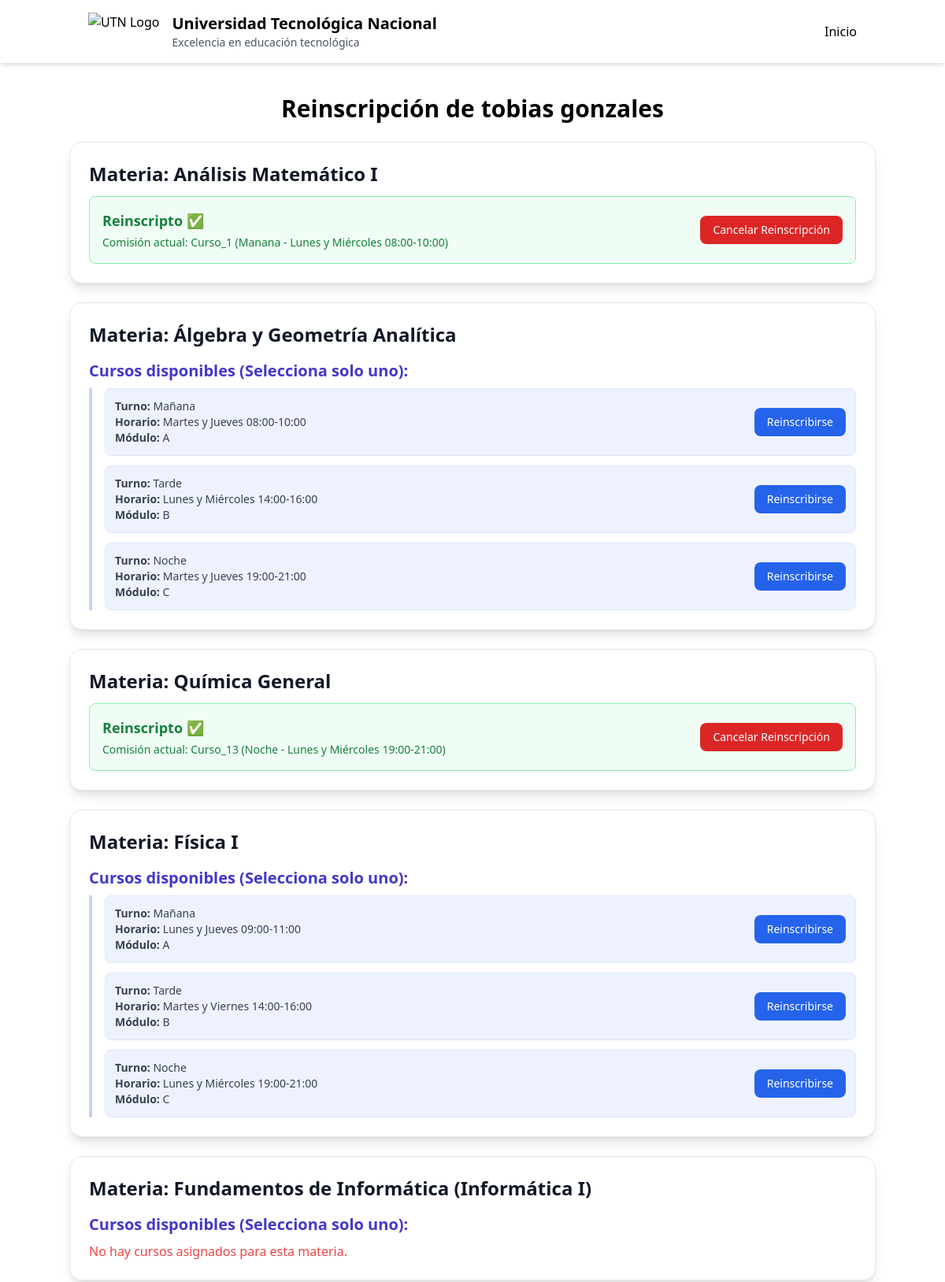
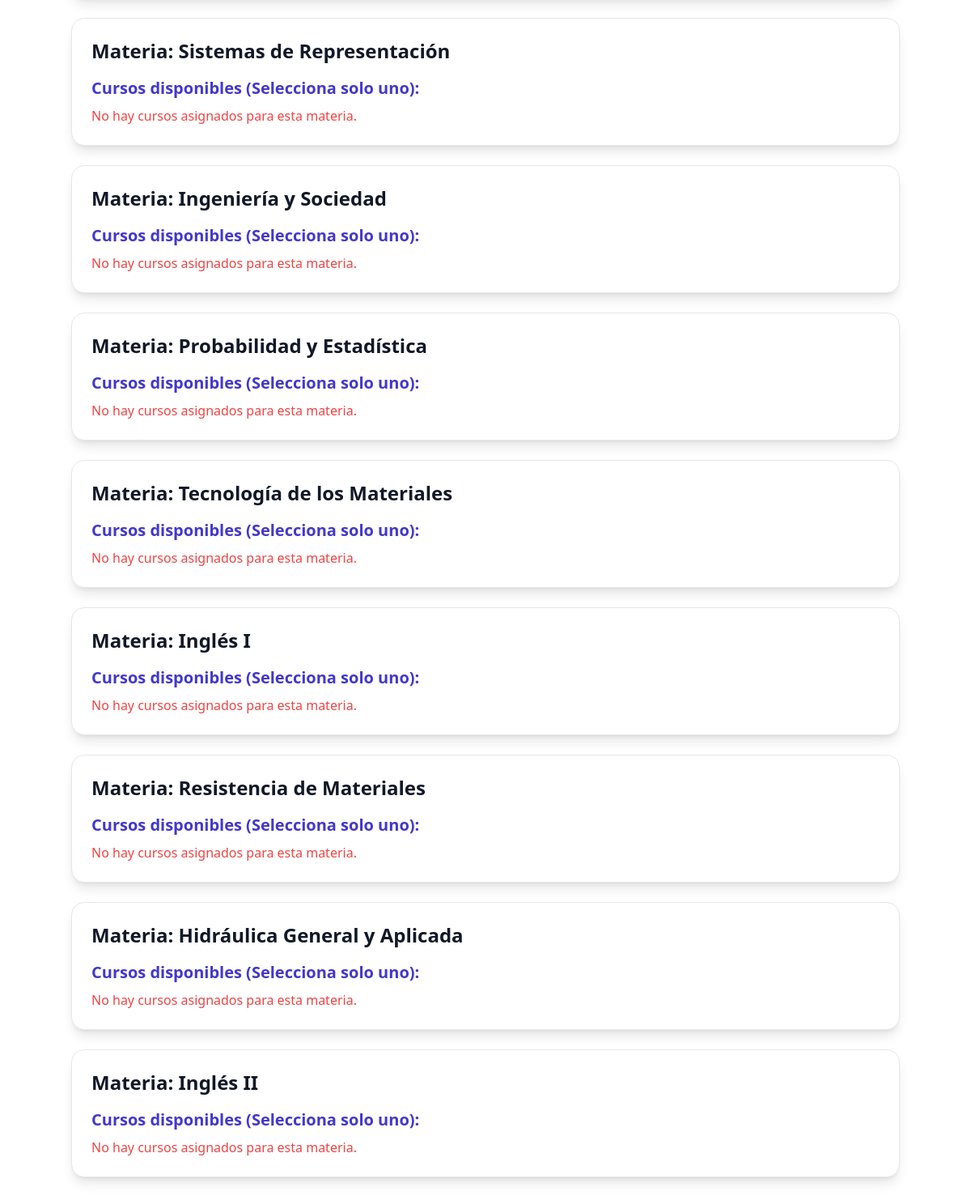
/reinscripcion/21/, run on the app's committed database (2 pictures, top to bottom).
### UTN/models.py (models this page shows, shortened)
class Alumno(models.Model):
    user = models.OneToOneField(settings.AUTH_USER_MODEL, on_delete=models.CASCADE, related_name='alumno', null=True)
    id_alumno = models.AutoField(primary_key=True)
    nombre = models.CharField(max_length=50, default="")
    apellido = models.CharField(max_length=50, default="")
    dni = models.CharField(max_length=20, unique=True, default="")
    email = models.EmailField(default="")
    anio_universitario = models.PositiveIntegerField(validators=[MinValueValidator(1), MaxValueValidator(10)], default=1)
    carrera = models.ForeignKey(Carrera, on_delete=models.CASCADE, related_name='alumnos', null=True, blank=True)

class Materia(models.Model):
    nombre = models.CharField(max_length=100, default="")
    sigla = models.CharField(max_length=10, primary_key=True)
    ciclo_lectivo = models.PositiveIntegerField()

class AlumnoMateriaCurso(models.Model):
    id_alumno_materia_curso = models.AutoField(primary_key=True)
    alumno = models.ForeignKey(
        Alumno,
        on_delete=models.CASCADE,
        related_name='materias_curso'
    )
    materia_curso = models.ForeignKey(
        MateriaCurso,
        on_delete=models.CASCADE,
        related_name='alumnos'
    )
    nota = models.PositiveSmallIntegerField(
        null=True,
        blank=True,
        help_text="Nota del 1 al 10"
    )
    aprobado = models.BooleanField(default=False)
    class Meta:
        unique_together = ('alumno', 'materia_curso')

class MateriaCurso(models.Model):
    id_materia_curso = models.AutoField(primary_key=True)
    curso = models.ForeignKey(Curso, on_delete=models.CASCADE, related_name='materias')
    materia = models.ForeignKey(Materia, on_delete=models.CASCADE, related_name='cursos_ofrecidos')
    Opciones_Turno = [
        ('manana', 'Mañana'),
        ('tarde', 'Tarde'),
        ('noche', 'Noche'),
    ]
    turno_cursado = models.CharField(max_length=10, choices=Opciones_Turno)
    horario = models.CharField(max_length=50)
    modulo = models.CharField(max_length=50)
    grupo = models.CharField(max_length=50, null=True, blank=True)

class Curso(models.Model):
    id_curso = models.AutoField(primary_key=True)
    nombre = models.CharField(max_length=50)
    nivel = models.CharField(max_length=20)
    numero = models.PositiveIntegerField()

### UTN/views.py (the view)
# urls.py: path('reinscripcion/<int:alumno_id>/', MateriaReinscripcionView.as_view(), name='materia_reinscripcion'),
class MateriaReinscripcionView(TemplateView):
    template_name = "materia/reinscripcion_materia.html"
    def get_context_data(self, **kwargs):
        context = super().get_context_data(**kwargs)
        alumno_id = self.kwargs.get('alumno_id')
        alumno = Alumno.objects.get(id_alumno=alumno_id)
        materias_relacionadas = CarreraMateria.objects.filter(
            carrera=alumno.carrera,
            materia__ciclo_lectivo__lte=alumno.anio_universitario
        ).select_related('materia')
        materias = [cm.materia for cm in materias_relacionadas]
        context['alumno'] = alumno
        context['materias'] = materias
        cursos = MateriaCurso.objects.filter(materia__in=materias)
        context['cursos_disponibles'] = cursos
        materias_reins = AlumnoMateriaCurso.objects.filter(alumno=alumno) \
            .values_list('materia_curso__materia__sigla', flat=True)
        context['materias_reinscriptas'] = list(materias_reins)
        insc_activas = AlumnoMateriaCurso.objects.filter(alumno=alumno) \
            .select_related('materia_curso')
        context['inscripciones_por_materia'] = {
            ins.materia_curso.materia.sigla: ins for ins in insc_activas
        }
        return context

### UTN/templatetags/custom_filters.py (called while the page is built)
@register.filter
def get_item(dictionary, key):
    return dictionary.get(key)

### UTN/templates/materia/reinscripcion_materia.html (shortened to what this page needs)
{% extends 'base.html' %}
{% block content %}
{% load custom_filters %}
<div class="max-w-5xl mx-auto mt-10">
    <h1 class="text-3xl font-bold text-center mb-6">
        Reinscripción de {{ alumno.nombre }} {{ alumno.apellido }}
    </h1>
    {% if materias %}
        <div class="space-y-6">
            {% for materia in materias %}
                <div class="bg-white border border-gray-200 rounded-2xl shadow-lg p-6">
                    <h2 class="text-2xl font-bold text-gray-900 mb-3">
                        Materia: {{ materia.nombre }}
                    </h2>
                    {% if materia.sigla in materias_reinscriptas %}
                        {% with inscripcion_actual=inscripciones_por_materia|get_item:materia.sigla %}
                            <div class="flex flex-col md:flex-row justify-between items-start md:items-center p-4 bg-green-50 border border-green-300 rounded-lg">
                                <div>
                                    <p class="text-green-700 font-bold text-lg mb-1">
                                        Reinscripto ✅
                                    </p>
                                    <p class="text-green-700 text-sm">
                                        Comisión actual: {{ inscripcion_actual.materia_curso.curso.nombre }} ({{ inscripcion_actual.materia_curso.turno_cursado|capfirst }} - {{ inscripcion_actual.materia_curso.horario }})
                                    </p>
                                </div>
                                <a href="{% url 'cancelar_reinscripcion' alumno_id=alumno.id_alumno materia_id=materia.sigla %}"
                                   class="mt-3 md:mt-0 bg-red-600 text-white px-4 py-2 text-sm rounded-lg hover:bg-red-700 transition-colors flex-shrink-0">
                                    Cancelar Reinscripción
                                </a>
                            </div>
                        {% endwith %}
                    {% else %}
                        <h3 class="text-xl font-semibold mt-4 mb-2 text-indigo-700">
                            Cursos disponibles (Selecciona solo uno):
                        </h3>
                        {% with cursos_materia=materia.cursos_ofrecidos.all %}
                            {% if cursos_materia %}
                                <div class="space-y-3 pl-4 border-l-4 border-indigo-200">
                                    {% for curso_materia in cursos_materia %}
                                        <div class="p-3 bg-indigo-50 rounded-lg border border-indigo-100 flex justify-between items-center">
                                            <div class="flex flex-col">
                                                <p class="text-sm text-gray-700">
                                                    <strong>Turno:</strong> {{ curso_materia.get_turno_cursado_display }}
                                                </p>
                                                <p class="text-sm text-gray-700">
                                                    <strong>Horario:</strong> {{ curso_materia.horario }}
                                                </p>
                                                <p class="text-sm text-gray-700">
                                                    <strong>Módulo:</strong> {{ curso_materia.modulo }}
                                                </p>
                                            </div>
                                            <form method="post" action="{% url 'materia_reinscribir' alumno.id_alumno materia.sigla %}">
                                                <button type="submit"
                                                        class="bg-blue-600 text-white px-4 py-2 text-sm rounded-lg hover:bg-blue-700 transition-colors flex-shrink-0">
                                                    Reinscribirse
                                                </button>
                                            </form>
                                        </div>
                                    {% endfor %}
                                </div>
                            {% else %}
                                <p class="text-red-500">No hay cursos asignados para esta materia.</p>
                            {% endif %}
                        {% endwith %}
                    {% endif %}
                </div>
            {% endfor %}
        </div>
    {% else %}
        <p>No hay materias disponibles para reinscribirse.</p>
    {% endif %}
</div>
{% endblock %}

### UTN/templates/base.html (shortened to what this page needs)
{% load static %}
<!DOCTYPE html>
<html lang="es">
<head>
    <script src="https://cdn.tailwindcss.com"></script>
    <link href="https://unpkg.com/aos@2.3.1/dist/aos.css" rel="stylesheet">
    <link rel="stylesheet" href="{% static 'UTN/css/style2.css' %}">
</head>
<body class="bg-white text-black font-sans">
    <nav class="bg-white shadow-md sticky top-0 z-50">
        <div class="container mx-auto px-6 py-4 flex items-center justify-between">
            <div class="flex items-center">
                <img src="https://tse2.mm.bing.net/th/id/OIP.cqBKPdnHYvuLe2CUvTk8EwHaHa?rs=1&pid=ImgDetMain&o=7&rm=3" alt="UTN Logo" class="h-12 mr-4">
                <div>
                    <h1 class="text-xl font-bold">Universidad Tecnológica Nacional</h1>
                    <p class="text-sm text-gray-600">Excelencia en educación tecnológica</p>
                </div>
            </div>
            <div class="hidden md:flex space-x-8">
                <a href="{% url 'inicio' %}" class="font-medium hover:text-gray-700">Inicio</a>
            </div>
        </div>
    </nav>
    <main class="min-h-screen">
        {% block content %}
        {% endblock %}
    </main>
</body>
</html>

### data on the page
Alumno: nombre "tobias", apellido "gonzales"
Materia: nombre "Análisis Matemático I"
AlumnoMateriaCurso: materia_curso.curso.nombre "Curso_1", materia_curso.turno_cursado "Manana", materia_curso.horario "Lunes y Miércoles 08:00-10:00"
Materia: nombre "Álgebra y Geometría Analítica"
MateriaCurso: turno_cursado "Mañana", horario "Martes y Jueves 08:00-10:00", modulo "A"
MateriaCurso: turno_cursado "Tarde", horario "Lunes y Miércoles 14:00-16:00", modulo "B"
MateriaCurso: turno_cursado "Noche", horario "Martes y Jueves 19:00-21:00", modulo "C"
Materia: nombre "Química General"
AlumnoMateriaCurso: materia_curso.curso.nombre "Curso_13", materia_curso.turno_cursado "Noche", materia_curso.horario "Lunes y Miércoles 19:00-21:00"
Materia: nombre "Física I"
MateriaCurso: turno_cursado "Mañana", horario "Lunes y Jueves 09:00-11:00", modulo "A"
MateriaCurso: turno_cursado "Tarde", horario "Martes y Viernes 14:00-16:00", modulo "B"
MateriaCurso: turno_cursado "Noche", horario "Lunes y Miércoles 19:00-21:00", modulo "C"
Materia: nombre "Fundamentos de Informática (Informática I)", shows "Cursos disponibles (Selecciona solo uno):", shows "No hay cursos asignados para esta materia."
Materia: nombre "Sistemas de Representación", shows "Cursos disponibles (Selecciona solo uno):", shows "No hay cursos asignados para esta materia."
Materia: nombre "Ingeniería y Sociedad", shows "Cursos disponibles (Selecciona solo uno):", shows "No hay cursos asignados para esta materia."
Materia: nombre "Probabilidad y Estadística", shows "Cursos disponibles (Selecciona solo uno):", shows "No hay cursos asignados para esta materia."
Materia: nombre "Tecnología de los Materiales", shows "Cursos disponibles (Selecciona solo uno):", shows "No hay cursos asignados para esta materia."
Materia: nombre "Inglés I", shows "Cursos disponibles (Selecciona solo uno):", shows "No hay cursos asignados para esta materia."
Materia: nombre "Resistencia de Materiales", shows "Cursos disponibles (Selecciona solo uno):", shows "No hay cursos asignados para esta materia."
Materia: nombre "Hidráulica General y Aplicada", shows "Cursos disponibles (Selecciona solo uno):", shows "No hay cursos asignados para esta materia."
Materia: nombre "Inglés II", shows "Cursos disponibles (Selecciona solo uno):", shows "No hay cursos asignados para esta materia."
